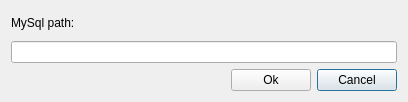
<?xml version="1.0" encoding="UTF-8"?>
<ui version="4.0">
 <class>SettingsDialog</class>
 <widget class="QDialog" name="SettingsDialog">
  <property name="geometry">
   <rect>
    <x>0</x>
    <y>0</y>
    <width>408</width>
    <height>102</height>
   </rect>
  </property>
  <property name="windowTitle">
   <string>Settings</string>
  </property>
  <layout class="QGridLayout" name="gridLayout">
   <item row="2" column="2">
    <widget class="QPushButton" name="btnCancel">
     <property name="text">
      <string>Cancel</string>
     </property>
    </widget>
   </item>
   <item row="2" column="1">
    <widget class="QPushButton" name="btnOk">
     <property name="text">
      <string>Ok</string>
     </property>
    </widget>
   </item>
   <item row="2" column="0">
    <spacer name="horizontalSpacer">
     <property name="orientation">
      <enum>Qt::Horizontal</enum>
     </property>
     <property name="sizeHint" stdset="0">
      <size>
       <width>131</width>
       <height>20</height>
      </size>
     </property>
    </spacer>
   </item>
   <item row="1" column="0" colspan="3">
    <widget class="QLineEdit" name="txtMysql"/>
   </item>
   <item row="0" column="0" colspan="3">
    <widget class="QLabel" name="lblMysql">
     <property name="text">
      <string>MySql path:</string>
     </property>
    </widget>
   </item>
  </layout>
 </widget>
 <tabstops>
  <tabstop>txtMysql</tabstop>
  <tabstop>btnOk</tabstop>
  <tabstop>btnCancel</tabstop>
 </tabstops>
 <resources/>
 <connections>
  <connection>
   <sender>btnOk</sender>
   <signal>clicked()</signal>
   <receiver>SettingsDialog</receiver>
   <slot>accept()</slot>
   <hints>
    <hint type="sourcelabel">
     <x>250</x>
     <y>76</y>
    </hint>
    <hint type="destinationlabel">
     <x>203</x>
     <y>50</y>
    </hint>
   </hints>
  </connection>
  <connection>
   <sender>btnCancel</sender>
   <signal>clicked()</signal>
   <receiver>SettingsDialog</receiver>
   <slot>reject()</slot>
   <hints>
    <hint type="sourcelabel">
     <x>350</x>
     <y>76</y>
    </hint>
    <hint type="destinationlabel">
     <x>203</x>
     <y>50</y>
    </hint>
   </hints>
  </connection>
 </connections>
</ui>
